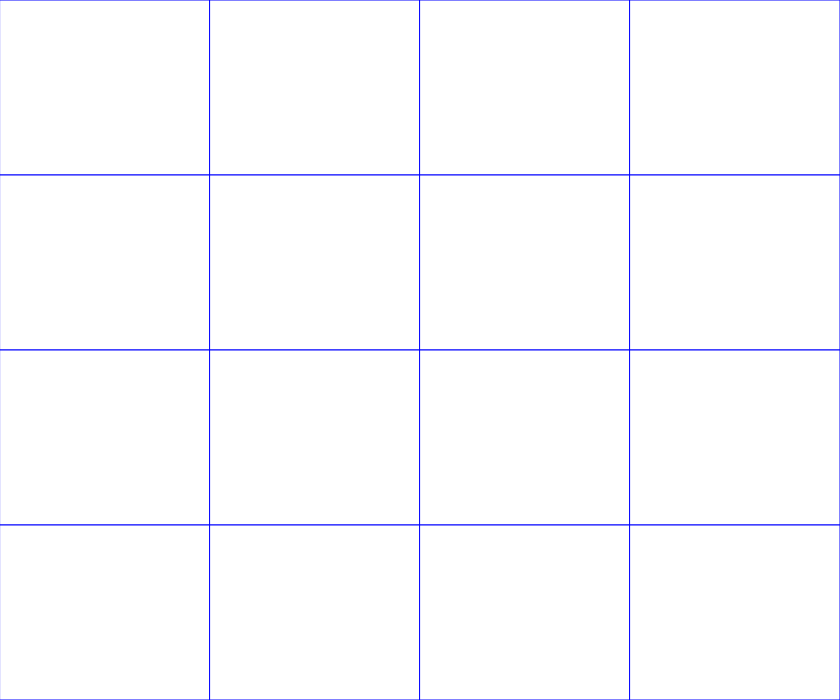
Frame 1 (no input)
Frame 60 (no input): identical to frame 1, image omitted
Frame 120 (the mouse pressed at the canvas centre since frame 60): identical to frame 1, image omitted

The p5.js sketch that drew this single still picture (run headless with seeded random() and noise() and a simulated clock; from frame 60 on, the mouse is pressed at the canvas centre):

// p5.js sketch
// ── sketch.js
var x, y, year_, month_, day_, sum = 0;
var result, id;
squares = []
function setup() {
    createCanvas(windowWidth * 0.7, windowHeight * 0.7);
    x = floor(width / 4);
    y = floor(height / 4);
    day_ = createSelect('');
    month_ = createSelect('');
    year_ = createSelect('');
    day_.style("padding", "15px 15px");
    month_.style("padding", "15px 15px");
    year_.style("padding", "15px 15px");
    id = createP('sum = ');
    id.position(0, height + 20)
    id.style("font-size", "50px");
    result = createP('');
    result.style("font-size", "50px");
    for (let i = 2020; i > 1990; i--) {
        year_.option(i.toString());
    }
    for (let i = 12; i > 0; i--) {
        if (i < 10) {
            month_.option('0' + i.toString());
        } else {
            month_.option(i.toString());
        }
    }
    for (let i = 31; i > 0; i--) {
        if (i < 10) {
            day_.option('0' + i.toString());
        } else {
            day_.option(i.toString());
        }
    }
    var button = createButton('fill birthday magic square');
    button.style("background-color", "DarkViolet");
    button.style("padding", "18px 18px");
    button.style("font-size", '18px');
    button.mousePressed(magicSquare);
    k = 0;
    for (let i = 0; i < 4; i++) {
        for (let j = 0; j < 4; j++) {
            squares[k] = new smallsquare(j * x, i * y, x, y, false, '');
            k++;
        }
    }

}
function magicSquare() {
    var c = parseInt(year_.value().substring(0, 2));
    var d = parseInt(year_.value().substring(2));
    var b = parseInt(month_.value());
    var a = parseInt(day_.value());
    for (let i = 0; i < squares.length; i++) {
        switch (i) {
            case 0:
                squares[i].num = a;
                break;
            case 1:
                squares[i].num = b;
                break;
            case 2:
                squares[i].num = c;
                break;
            case 3:
                squares[i].num = d;
                break;
            case 4:
                squares[i].num = c - 1;
                break;
            case 5:
                squares[i].num = d + 1;
                break;
            case 6:
                squares[i].num = a - 1;
                break;
            case 7:
                squares[i].num = b + 1;
                break;
            case 8:
                squares[i].num = d + 1;
                break;
            case 9:
                squares[i].num = c + 1;
                break;
            case 10:
                squares[i].num = b - 1;
                break;
            case 11:
                squares[i].num = a - 1;
                break;
            case 12:
                squares[i].num = b;
                break;
            case 13:
                squares[i].num = a - 2;
                break;
            case 14:
                squares[i].num = d + 2;
                break;
            case 15:
                squares[i].num = c;
                break;
        }
    }
}
function mousePressed() {
    for (let s of squares) {
        if (s.sheck(mouseX, mouseY) && s.lighted == false) {
            s.lighted = true;
            sum += s.num;
        } else if (s.sheck(mouseX, mouseY) && s.lighted == true) {
            s.lighted = false;
            sum -= s.num;
        }
    }
}

function draw() {
    background(255);

    for (let s of squares) {
        s.show();
    }
    result.position(140, height + 20);
    result.html(sum);
}
// ── smallsquare.js
class smallsquare {
    constructor(x, y, w, h, lighted, num) {
        this.x = x;
        this.y = y;
        this.w = w;
        this.h = h;
        this.lighted = lighted;
        this.num = num;
    }
    sheck(a, b) {
        return a > this.x && a < this.x + this.w && b > this.y && b < this.y + this.h;

    }
    show() {
        if (this.lighted) {
            fill(255, 0, 0);
        } else {
            fill(255);
        }
        stroke(0, 0, 255);
        rect(this.x, this.y, this.w, this.h);
        fill(0, 0, 255);
        textSize(y / 2);
        text(this.num, this.x + this.w / 2 - y / 6, this.y + this.h / 2 + 3 * y / 20);
    }
}
